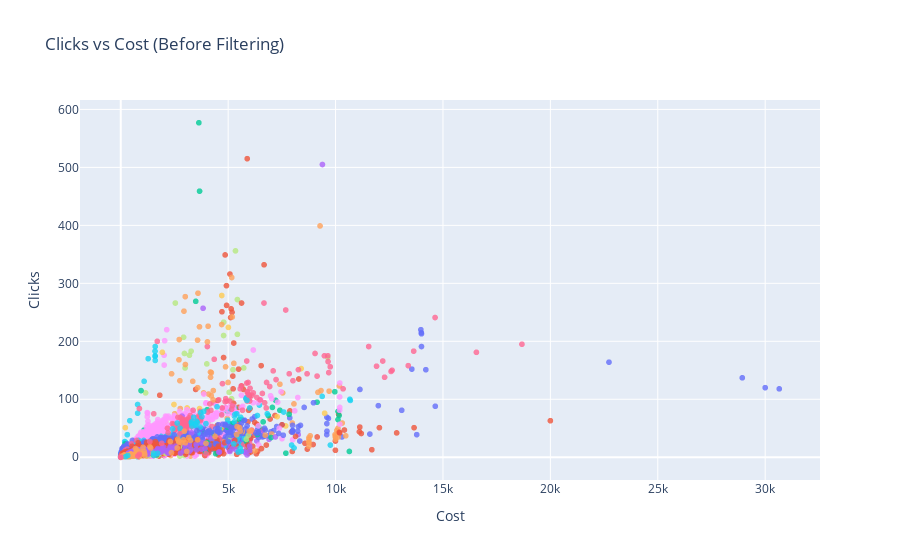
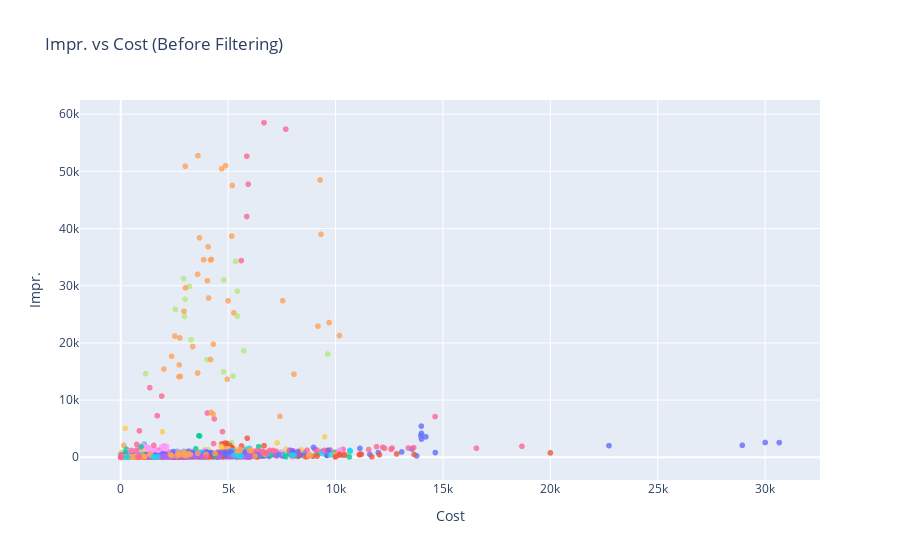
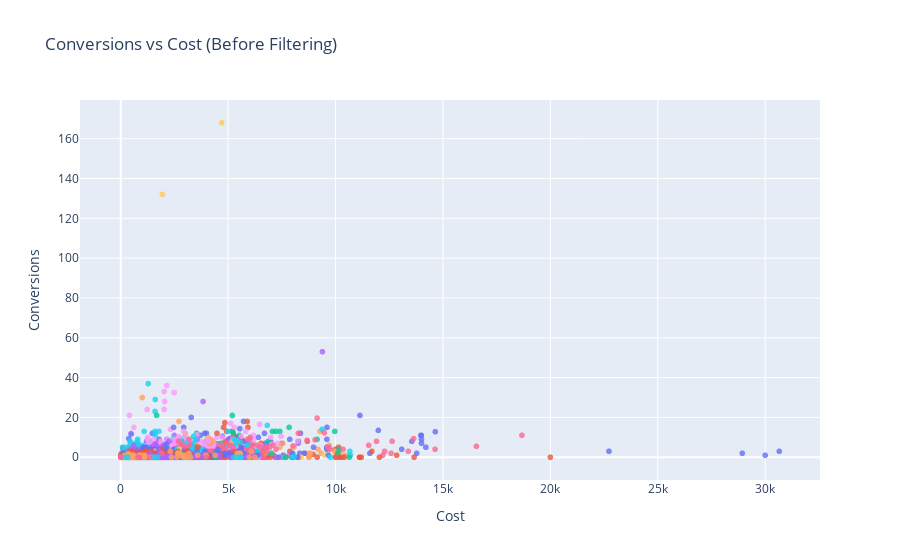
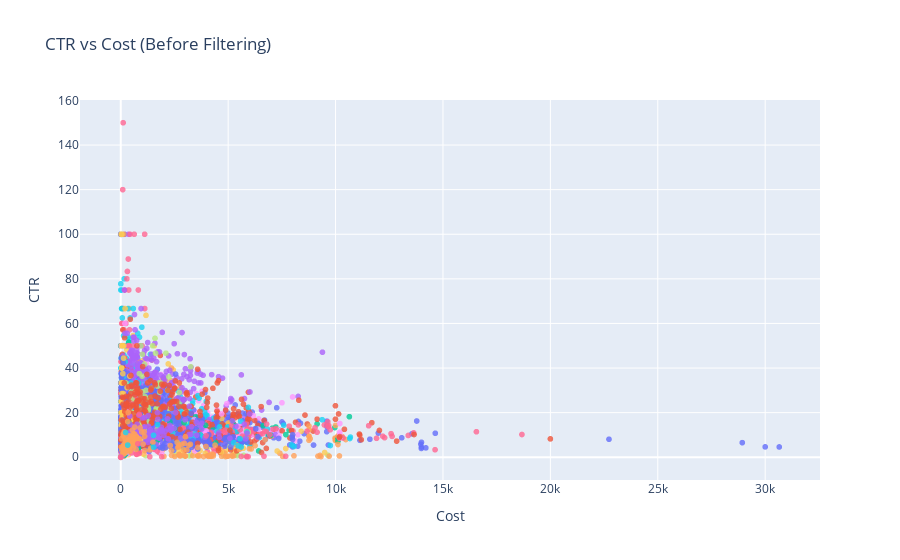

The notebook cell these images were saved under, in order:
### Markdown cell above
### Cell 4 — Plot scatter charts (Before Filtering)
Creates scatter plots for multiple performance metrics vs cost:
- Clicks  
- Impressions  
- Conversions  
- CTR  
- Avg. CPC  

Colored by campaign.

Purpose:  
To visually observe raw relationships in the original unfiltered dataset.

### Code cell
print("📊 Scatter Plots BEFORE Filtering")

metrics_to_plot = ["Clicks", "Impr.", "Conversions", "CTR", "Avg. CPC"]

for metric in metrics_to_plot:
    if metric in original_df:
        fig = px.scatter(
            original_df,
            x="Cost",
            y=metric,
            color="Campaign",
            title=f"{metric} vs Cost (Before Filtering)",
            opacity=0.8
        )
        fig.update_layout(showlegend=False)
        fig.show()
